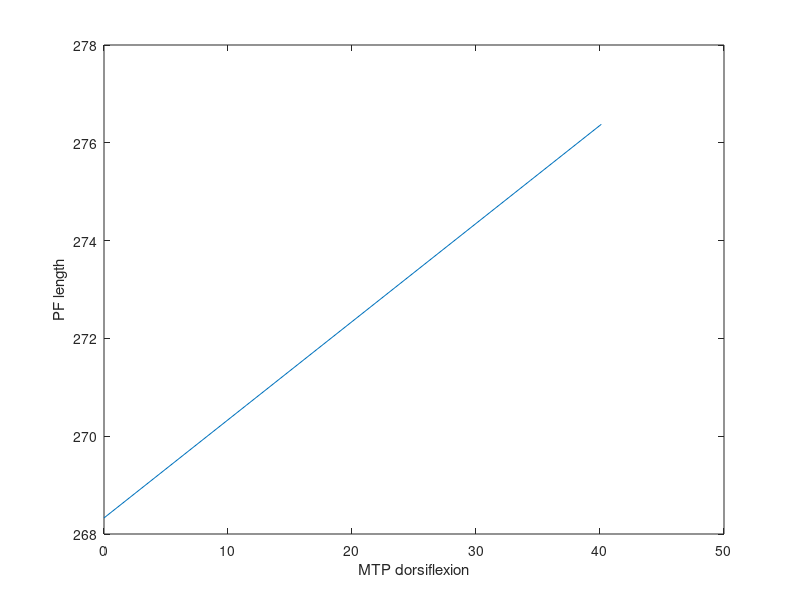
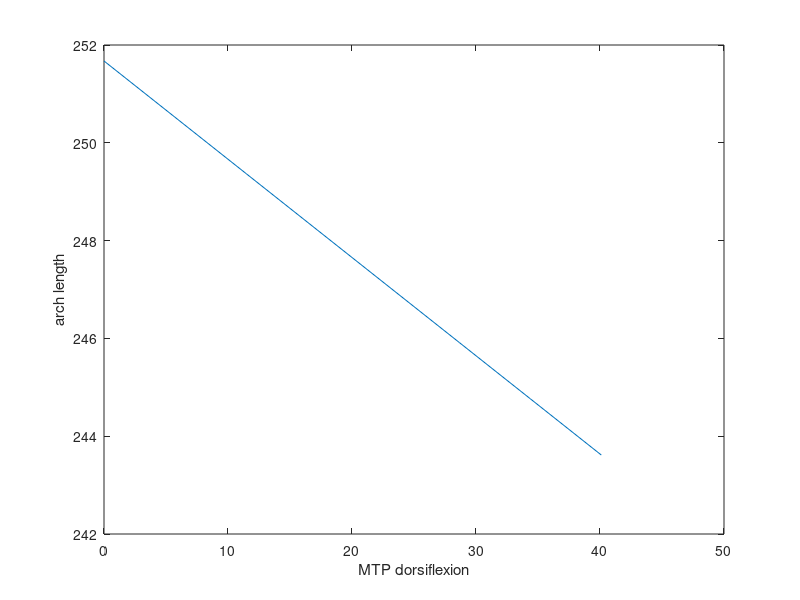

These figures' MATLAB source, in order: (Note: this script raises an error after producing the figures.)




r = 11.5;
l_arch = 250;
theta = pi()/2 + (0:0.1:pi()/4);

l1 = sqrt(l_arch^2 + r^2);
l2 = r*theta;
pf_length = l1+l2;

figure;

plot((theta-pi()/2)*180/pi(),pf_length)
ylabel('PF length')
xlabel('MTP dorsiflexion')

%% or, how much would the arch change length

pf_length = 270;
l2 = r*theta;
l1 = pf_length - l2;
l_arch = sqrt(l1.^2 - r^2);

figure;

plot((theta-pi()/2)*180/pi(),l_arch)
ylabel('arch length')
xlabel('MTP dorsiflexion')
sens = mean(diff(l_arch)./diff((theta-pi()/2)*180/pi()));
%% for every mm or %strain of plantar fascia, how much MTP dors do we get?
% and how much does that affect arch length?
col_map = colormap('parula');
pf_resting = 265;
figure;
hold on;
ii = 1;
for pf_length = 270:0.1:275
% pf_length = 270;
l2 = r*theta;
l1 = pf_length - l2;
l_arch = sqrt(l1.^2 - r^2);



plot((theta-pi()/2)*180/pi(),l_arch,'color',col_map(ii,:))
ii = ii+1;
end
% lege = num2str([270:0.1:275]'/pf_resting);
caxis([[270,275]'/pf_resting])
colorbar
ylabel('arch length')
xlabel('MTP dorsiflexion')